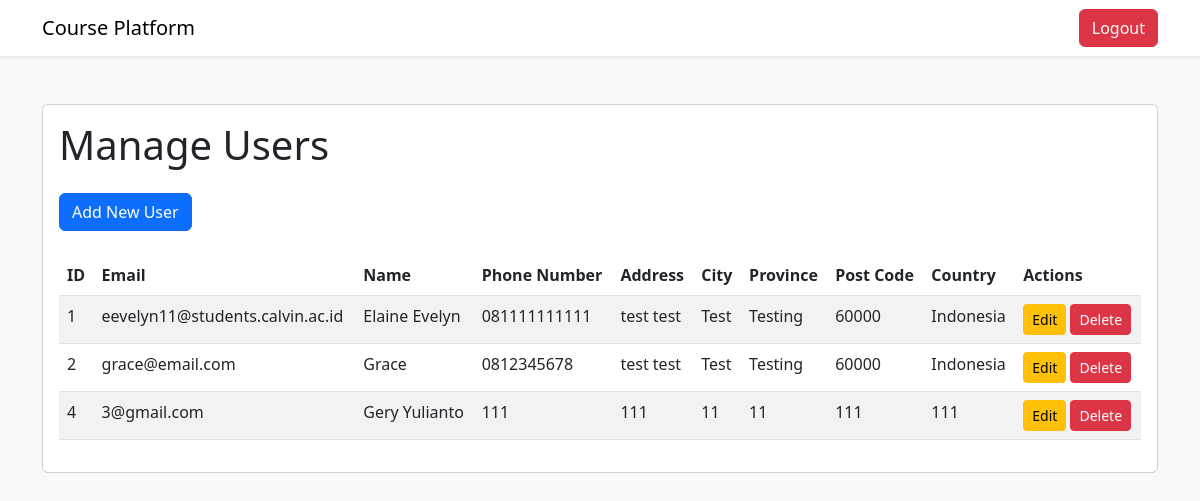
/admin/manage-users (signed in), run on an earlier commit of the app's database.
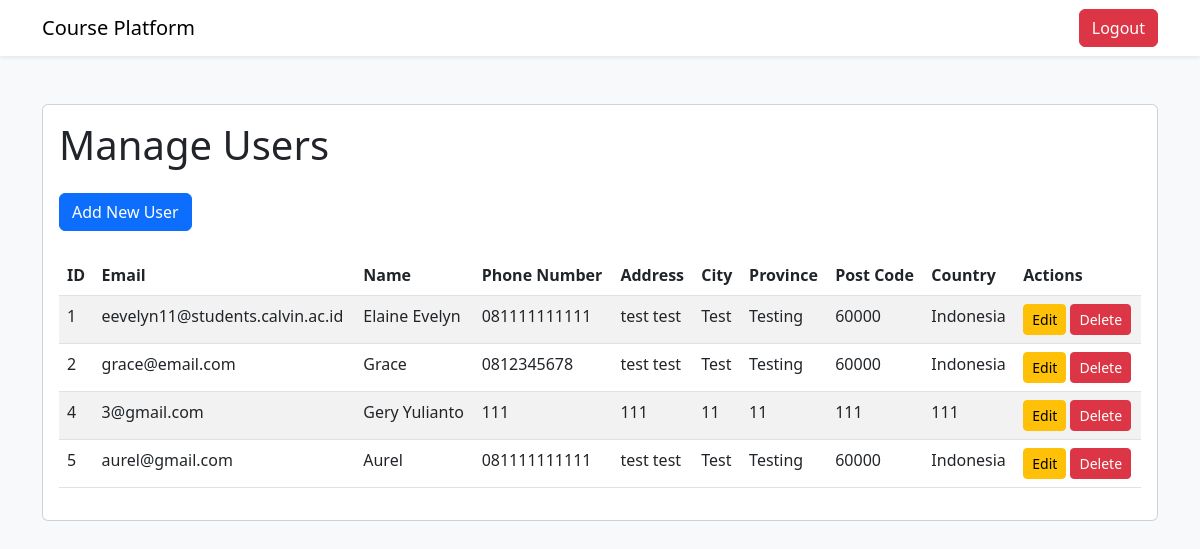
And on a later commit of the database.
### tables this page shows
CREATE TABLE peserta (
                id_peserta INTEGER PRIMARY KEY AUTOINCREMENT,
                email TEXT NOT NULL,
                nama_peserta TEXT NOT NULL,
                password TEXT NOT NULL,
                no_telpon TEXT NOT NULL,
                alamat TEXT NOT NULL,
                kota TEXT NOT NULL,
                provinsi TEXT NOT NULL,
                kode_pos INT NOT NULL,
                negara TEXT NOT NULL
            );

### features/auth.py (the view)
    def manage_users(self):
        if not session.get('email') and session.get('role') != 'admin':
            return redirect('/login_admin')
        users = query_db('SELECT * FROM peserta')
        return render_template('manage_users_page.html', users=users)

### database.py (called while the page is built)
def get_db():
    db = getattr(g, '_database', None)
    if db is None:
        db = g._database = sqlite3.connect(DATABASE)
        db.row_factory = sqlite3.Row
    return db

def query_db(query, args=(), one=False):
    cur = get_db().execute(query, args)
    rv = cur.fetchall()
    cur.close()
    get_db().commit()
    return (rv[0] if rv else None) if one else rv

### templates/manage_users_page.html (shortened to what this page needs)
<!DOCTYPE html>
<html lang="en">
<head>
    <link href="https://cdn.jsdelivr.net/npm/bootstrap@5.3.0/dist/css/bootstrap.min.css" rel="stylesheet">
</head>
<body class="bg-light">
    <nav class="navbar navbar-expand-lg navbar-light bg-white shadow-sm">
        <div class="container">
            <a class="navbar-brand" href="/admin">Course Platform</a>
            <div class="d-flex">
                <a href="/logout" class="btn btn-danger">Logout</a>
            </div>
        </div>
    </nav>
    <div class="container py-5">
        <div class="card">
            <div class="card-body">
                <h1 class="card-title mb-4">Manage Users</h1>
                <div class="mb-4">
                    <a href="/admin/add-user" class="btn btn-primary">Add New User</a>
                </div>
                <table class="table table-striped">
                    <thead>
                        <tr>
                            <th>ID</th>
                            <th>Email</th>
                            <th>Name</th>
                            <th>Phone Number</th>
                            <th>Address</th>
                            <th>City</th>
                            <th>Province</th>
                            <th>Post Code</th>
                            <th>Country</th>
                            <th>Actions</th>
                        </tr>
                    </thead>
                    <tbody>
                        {% for user in users %}
                        <tr>
                            <td>{{ user.id_peserta }}</td>
                            <td>{{ user.email }}</td>
                            <td>{{ user.nama_peserta }}</td>
                            <td>{{ user.no_telpon }}</td>
                            <td>{{ user.alamat }}</td>
                            <td>{{ user.kota }}</td>
                            <td>{{ user.provinsi }}</td>
                            <td>{{ user.kode_pos }}</td>
                            <td>{{ user.negara }}</td>
                            <td>
                                <a href="/admin/edit-user/{{ user.id_peserta }}" class="btn btn-sm btn-warning">Edit</a>
                                <a href="/admin/delete-user/{{ user.id_peserta }}"
                                    class="btn btn-sm btn-danger">Delete</a>
                            </td>
                        </tr>
                        {% endfor %}
                    </tbody>
                </table>
            </div>
        </div>
    </div>
</body>
</html>

What changed in the data, as far as the page shows it:
added peserta: id_peserta "5", email "aurel@gmail.com", nama_peserta "Aurel", no_telpon "081111111111", alamat "test test", kota "Test", provinsi "Testing", kode_pos "60000", negara "Indonesia"
